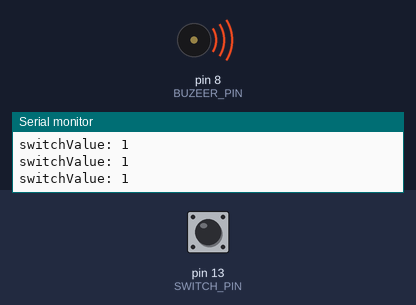
A sketch run on a simulated Arduino Uno, built with avr-gcc and run on an emulated ATmega328P. Parts: buzzer (waves = sounding), the last lines printed to the serial monitor. The test bench sets the inputs (shaded band); at power-on: pin 13 (SWITCH_PIN) HIGH.

Above: at 2.8 s.
2.9 s: pin 13 (SWITCH_PIN) pulled LOW for 1.2 s
At 3.6 s:
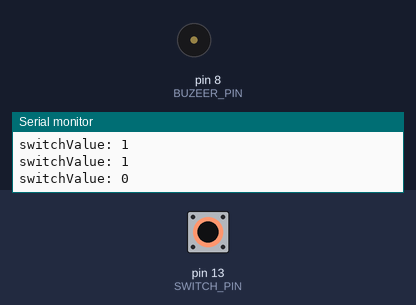
6.5 s: pin 13 (SWITCH_PIN) pulled LOW for 3.2 s
At 11.3 s:
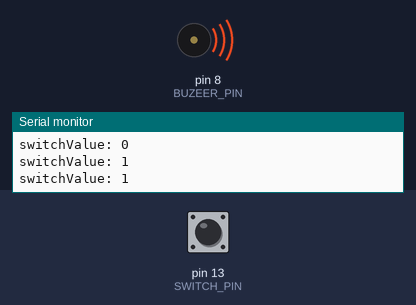
Timing chart, 0 to 12.8 s (numbered marks = the images above; inputs shaded):
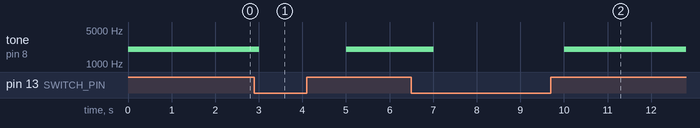

Measured:
- after the input at 2.9 s, tone on pin 8 (BUZEER_PIN): 2000 Hz → silent after 0.11 s, → 2000 Hz 2.0 s later
- after the input at 6.5 s, tone on pin 8 (BUZEER_PIN): 2000 Hz → silent after 0.51 s, → 2000 Hz 3.0 s later

The sketch:

Switch_1.ino
```cpp
#define SWITCH_PIN 13
#define BUZEER_PIN 8

int switchValue;
int buzeer = 0;

void setup() {
  delay(10);
  Serial.begin(9600);
  pinMode(SWITCH_PIN, INPUT_PULLUP);
  pinMode(BUZEER_PIN, OUTPUT);
  Serial.println("Ready");

}

void loop() {
  switchValue = digitalRead(SWITCH_PIN);
  Serial.print("switchValue: ");
  Serial.println(switchValue);
  if(switchValue == 1){
    tone(BUZEER_PIN, 2000);
  }else{
    noTone(BUZEER_PIN);
  }
  delay(1000);
}
```
